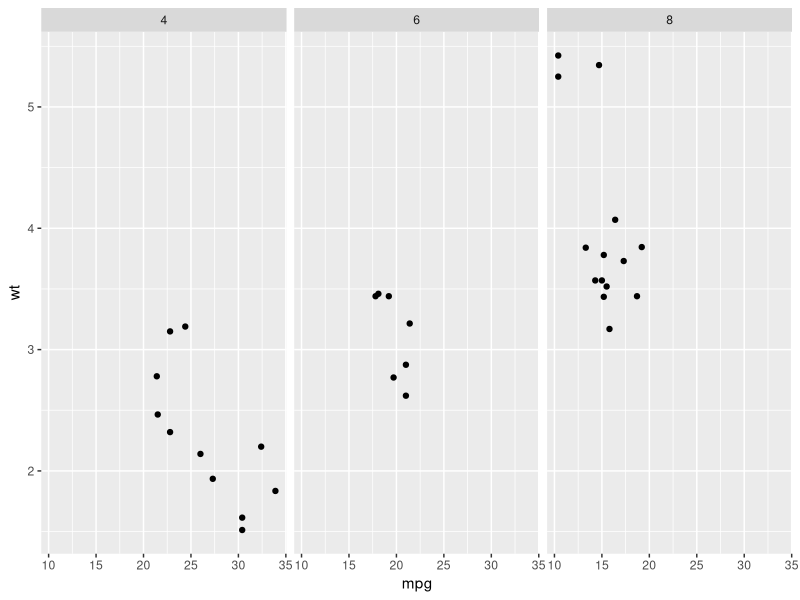
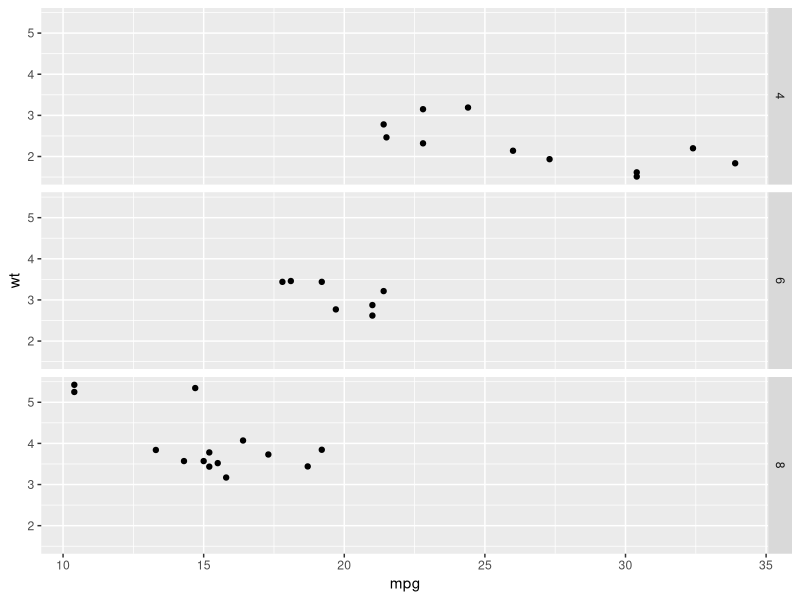
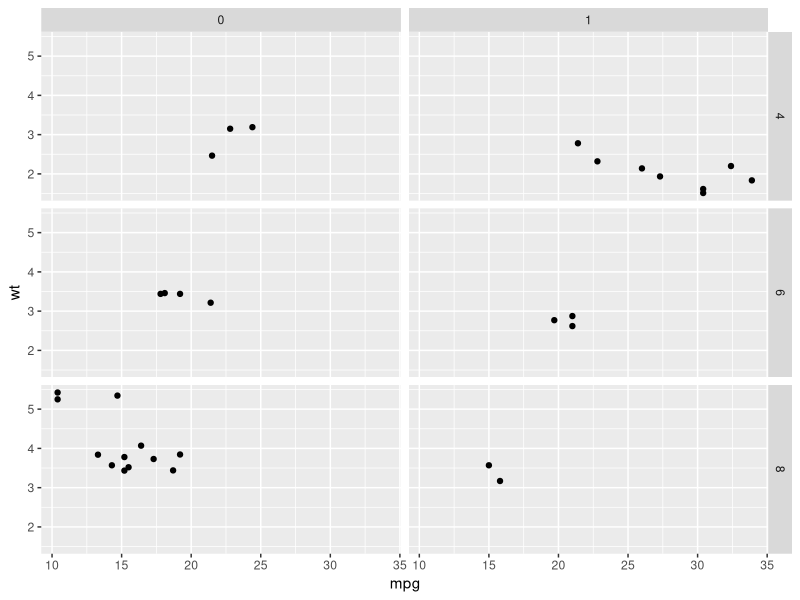
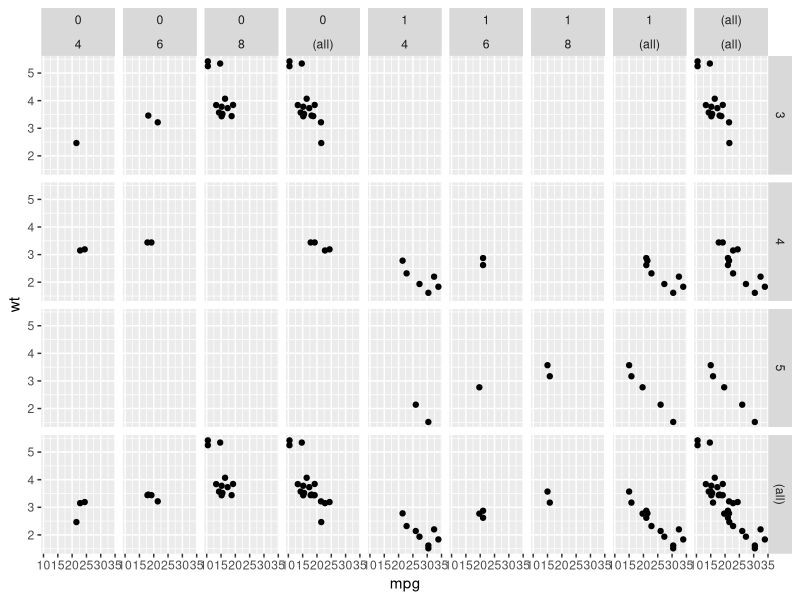
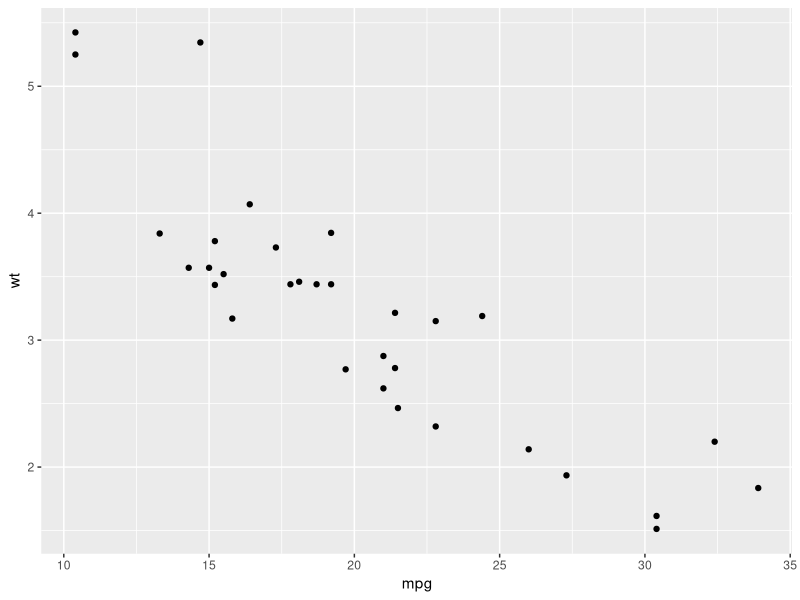
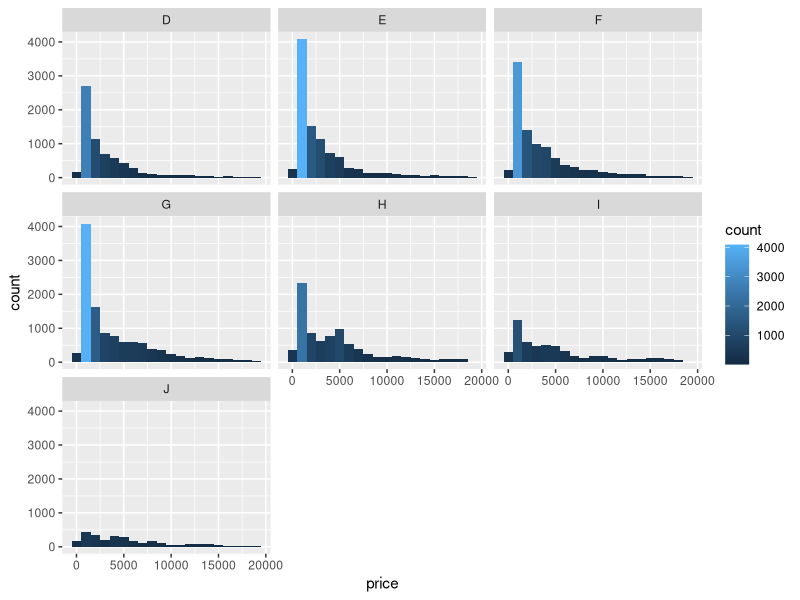
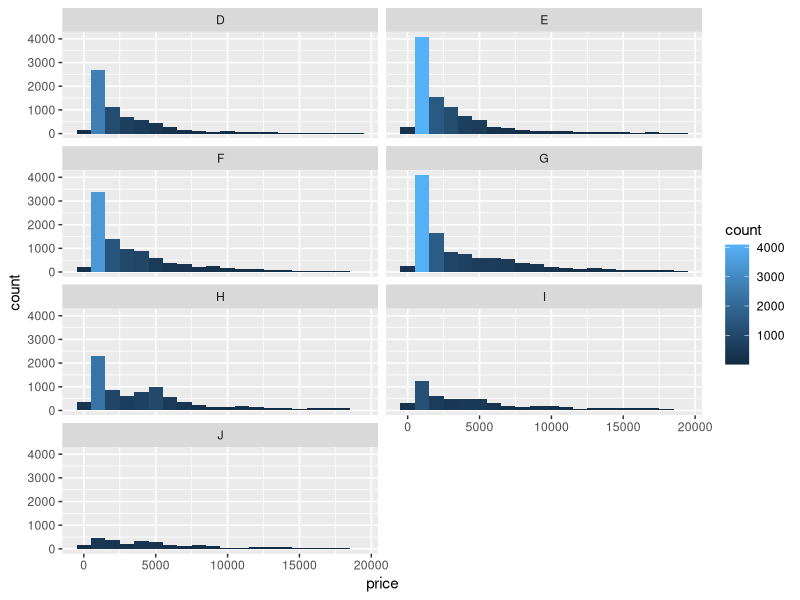
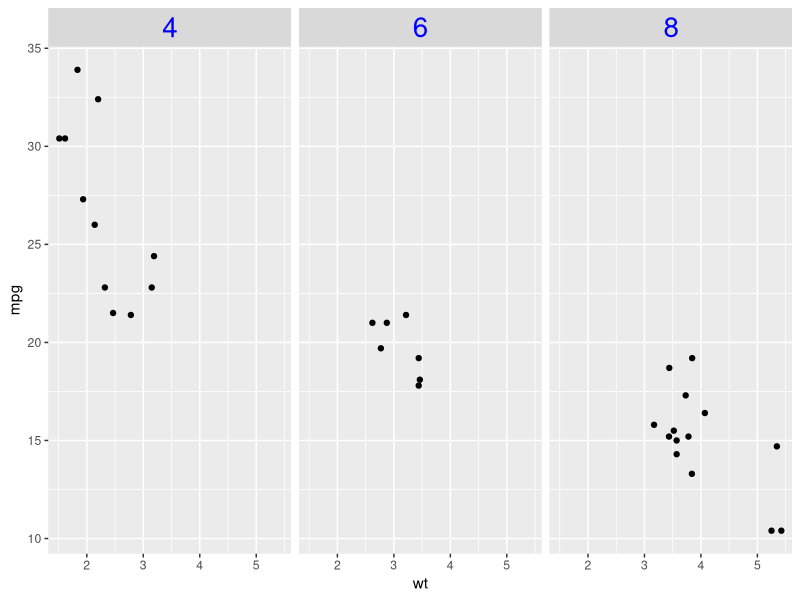

These charts were generated, in order, by the following R code: (Note: this script raises an error after producing the figures.)
if(!require(ggplot2)) install.packages("ggplot2"); library(ggplot2)

# 6.7 Faceting 함수군

# 6.7.1 facet_grid() 함수

# p492
p <- ggplot(mtcars, aes(mpg, wt))
p <- p + geom_point()
p + facet_grid(. ~ cyl)

# p493
p <- ggplot(mtcars, aes(mpg, wt))
p <- p + geom_point()
p + facet_grid(cyl ~ .)

# p495
p <- ggplot(mtcars, aes(mpg, wt))
p <- p + geom_point()
p + facet_grid(cyl ~ am)

# 연습문제 6.21
p <- ggplot(mtcars, aes(mpg, wt))
p <- p + geom_point()
p + facet_grid(gear ~ am + cyl, margins=TRUE)

# 6.7.2 facet_null() 함수

# p496 
# 연습문제 6.22
p + facet_null()

# 6.7.3 facet_wrap() 함수

# p497
# 연습문제 6.23
p <- ggplot(data = diamonds, aes(x=price))
p <- p + geom_histogram(binwidth = 1000, aes(fill=..count..))
p + facet_wrap(~ color)
p + facet_wrap(~ color, ncol=2)

# 6.7.4 label_both(), label_value() 함수

# p499
p <- ggplot(data = mtcars, aes(wt, mpg))
p <- p + geom_point()
p <- p + facet_grid(. ~ cyl)
p + theme(strip.text = element_text(size = 20, colour = "blue"))

# p500
# 연습문제 6.25
p <- ggplot(data = mtcars, aes(wt, mpg))
p <- p + geom_point()
p <- p + facet_grid(. ~ cyl, labeller="label_both")
p + theme(strip.text = element_text(size = 20, colour = "blue"))

p <- p + facet_grid(. ~ cyl, labeller="label_value")
p + theme(strip.text = element_text(size = 20, colour = "blue"))


# 6.7.5 label_parsed() 함수

# p501
mtcars$cyl2 <- factor(mtcars$cyl, labels = c("alpha^2", "beta+2", "gamma[2]"))

p <- ggplot(data = mtcars, aes(wt, mpg))
p <- p + geom_point()
p <- p + facet_grid(. ~ cyl2)
p + theme(strip.text = element_text(size = 20, colour = "blue"))

# p503
p <- ggplot(data = mtcars, aes(wt, mpg))
p <- p + geom_point()
p <- p + facet_grid(. ~ cyl2, labeller = label_parsed)
p + theme(strip.text = element_text(size = 20, colour = "blue"))


# 6.8 Position adjustments 함수군
# 6.8.1 Position_dodge() 함수

# p505
p <- ggplot(mtcars, aes(x=factor(cyl), fill=factor(vs)))
p + geom_bar()

# p506
p <- ggplot(mtcars, aes(x=factor(cyl), fill=factor(vs)))
p + geom_bar(position=position_dodge())

# 6.8.2 position_fill() 함수

# p507
p <- ggplot(mtcars, aes(x=factor(cyl), fill=factor(vs)))
p + geom_bar()

# 연습문제 6.26
p <- ggplot(mtcars, aes(x=factor(cyl), fill=factor(vs)))
p + geom_bar(position="fill")


# 6.8.3 position_stack() 함수

# p509
set.seed(2)
data.set <- data.frame(
  Time=rep(1:4, each=4),
  Type=rep(letters[1:4], times=4),
  Value=rpois(n=16, lambda=10)
)
head(data.set)

p <- ggplot(data=data.set, aes(Time, Value, colour=Type))
p + geom_line()

# 연습문제 6.27
p <- ggplot(data=data.set, aes(Time, Value, colour=Type, ymax=max(Value)))
p + geom_line(position=position_stack())

# 6.8.4 position_jitter() 함수

# p511
set.seed(5)
exam <- data.frame(
  pos.x=sample(1:5, size=500, replace=TRUE),
  pos.y=sample(1:5, size=500, replace=TRUE)
)
head(exam)
p <- ggplot(data = exam, aes(pos.x, pos.y))
p + geom_point()

# 연습문제 2.28
p + geom_point(position=position_jitter(w=0.1, h=0.1))
p + geom_point(position=position_jitter(w=0.4, h=0.4))

# 6.9 Annotation 함수군
# 6.9.1 annotate() 함수

# p513
ferrari <- mtcars[rownames(mtcars) == "Ferrari Dino",]
# 산점도 그리기
p <- ggplot(mtcars, aes(x = wt, y = mpg)) + geom_point()
p <- p + geom_point(data=ferrari, colour="red")
# 문자열로 부연 설명하기
p + annotate("text", x = ferrari$wt, y = ferrari$mpg,
             label=paste0("<-- ", rownames(ferrari)), hjust=-0.1, colour="red")

# p514
# 이상치의 영역 구하기
wt_bounds <- IQR(mtcars$wt) * c(-1.5, 1.5) + fivenum(mtcars$wt)[c(2, 4)]
mpg_bounds <- IQR(mtcars$mpg) * c(-1.5, 1.5) + fivenum(mtcars$mpg)[c(2, 4)]
# 사각형 역역 표현하기
p + annotate("rect",
             xmin = wt_bounds[1], xmax = wt_bounds[2],
             ymin = mpg_bounds[1], ymax = mpg_bounds[2], alpha = .2)

# p515
# 분할선 그리기
p + annotate("segment", x=2.5, xend=4, y=15, yend=25, colour="blue")


# 점과 선으로 중위수와 이상치가 아닌 영역 표현하기
p + annotate("pointrange", pch=15, cex=1.2,
             x = median(mtcars$wt), y = median(mtcars$mpg),
             ymin = mpg_bounds[1], ymax = mpg_bounds[2],
             colour="red")


# 6.9.2 annotation_custom() 함수

# p516
# gridExtra 패키지의 로드, 없으면 설치 후 로드
if (!require(gridExtra)) {
  install.packages("gridExtra")
  require(gridExtra)
}

# p517
# 테이블로 출력될 table 클래스 객체 생성하기
top10 <- head(mtcars[order(mtcars$mpg, decreasing=T), ], 10)
top10
table_grob <- tableGrob(top10[, c("mpg", "wt")])
head(table_grob)
# 플롯 작성하기
p <- ggplot(data=mtcars, aes(x=wt, y=mpg))
p <- p + geom_point()
p <- p + expand_limits(xmax=10)
# 테이블 타이틀 출력하기
p <- p + annotate("text", x=8.2, y=31,
                  label="Best mpg Top 10 lists", hjust=0.5, colour="red")
# 테이블 출력하기
p + annotation_custom(grob=table_grob, xmin=6, xmax=Inf, ymin=-Inf, ymax=Inf)

library(grid)
# p518
# 테이블로 출력될 table 클래스 객체 생성하기
p <- ggplot(data=mtcars, aes(x=wt, y=mpg))
p <- p + geom_point()
p <- p + expand_limits(xmax = 8)
p <- p + annotation_custom(grob=roundrectGrob(), xmin=6, xmax=8, ymin=11, ymax=34)
p + annotate("text",
             x=rep(6.2, 10), y=seq(33, 12, length.out=10),
             label=paste0("No.", seq(1, 10), " ", rownames(top10)),
             hjust=rep(0, 10), size=3.5)


# 6.9.3 annotation_logticks() 함수 

# p519
p <- ggplot(iris, aes(x = Sepal.Width, y = Sepal.Length))
p <- p + geom_point()
p + annotation_logticks(sides="trbl")

# p520
library(MASS)
library(scales)

p <- ggplot(Animals, aes(x = body, y = brain))
p <- p + geom_point()
p <- p + scale_x_log10(breaks = trans_breaks("log10", function(x) 10^x),
                       labels = trans_format("log10", math_format(10^.x)))
p <- p + scale_y_log10(breaks = trans_breaks("log10", function(x) 10^x),
                       labels = trans_format("log10", math_format(10^.x)))
p + annotation_logticks()


# 6.9.5 annotation_raster() 함수

# p522
rainbow.colors <- matrix(hcl(seq(0, 360, length = 10), 80, 70), nrow = 1)
rainbow.colors
qplot(mpg, wt, data = mtcars) +
  annotation_raster(rainbow.colors, -Inf, Inf, -Inf, Inf) +
  geom_point()

# 6.9.6 borders 함수

# p524
library(maps)
data(world.cities)
world <- map_data("world")
korea_south <- world.cities[world.cities$country == "Korea South", ]
head(korea_south)
p <- ggplot(korea_south, aes(long, lat))
p <- p + coord_map()
p <- p + borders("world", "South Korea", fill="white")
p + geom_point(aes(size = pop), colour="blue", alpha=0.8)


# 6.10 Fortify 함수군
# 6.10.1 frtity(),fortify.lm()함수

# p526
model <- lm(mpg ~ wt, data = mtcars)

p <- ggplot(data=model, aes(x=.fitted, y=.resid))
p <- p + geom_hline(yintercept=0)
p <- p + geom_point()
p + geom_smooth(se=FALSE, method=loess)

# p527
names(model)
names(fortify(model))
is.data.frame(fortify(model))

p <- ggplot(data=model, aes(x=.fitted, y=.resid))
p <- p + geom_hline(yintercept=0)
p <- p + geom_point(colour=factor(mtcars$cyl))
p + geom_smooth(se=FALSE, method=loess)

p <- ggplot(data=fortify(model, mtcars), aes(x=.fitted, y=.resid))
p <- p + geom_hline(yintercept=0)
p <- p + geom_point(aes(colour=factor(cyl)))
p + geom_smooth(se=FALSE, method=loess)


# p528
is.data.frame(fortify(model, mtcars))
names(fortify(model, mtcars))

names(ggplot2:::fortify.lm(model, mtcars))


# 6.10.2 fortity-multcomp() 함수

# p529
if (!require(multcomp)) install.packages('multcomp')
library("multcomp")

# 이원배치 분산분석 모델 생성
aov_model <- aov(breaks ~ wool + tension, data = warpbreaks)
# 튜키의 방법에 의한 다중비교
ht <- glht(aov_model, linfct=mcp(tension="Tukey"))
# wool에 대한 다중비교시
# ht <- glht(aov_model, linfct=mcp(wool="Tukey"))
ht_ci <- confint(ht)
# 분산분석 모델의 다중비교 시각화
p <- ggplot(mapping = aes(lhs, estimate))
p <- p + geom_linerange(aes(ymin = lwr, ymax = upr), data=ht_ci)
p <- p + geom_point(aes(size=p), data=summary(ht))
p + scale_size(trans="reverse")


# 6.10.3 fortify.map() 함수

# p530
library(maps)
ca <- map("county", "ca", plot = FALSE, fill = TRUE)
p <- ggplot(data=ca, aes(x=long, y=lat, group=group))
p + geom_polygon(colour = I("white"))


# 6.10.4 fortify.sp() 함수
#지도 데이터 다운로드 : http://www.gadm.org

# p532
# library(sp)
# library(maptools)
# korea <- readShapePoly("map/KOR_adm/KOR_adm2.shp")
# p <- ggplot(korea, aes(x=long, y=lat, group=group))
# p + geom_polygon(colour="black", fill="white")


# 6.11 Themes 함수군

# 6.11.1 theme() 함수

# p536
p <- ggplot(data=subset(diamonds, color=="J"), aes(x=carat, y=price, colour=clarity))
p <- p + geom_point()
p <- p + ggtitle("Diamond plot (color=J)")
p

p + theme(title=element_text(family="Arial", size=14, colour="blue"))

# p538
p + theme(plot.title=element_text(family="Arial", size=14, colour="blue"))

p + theme(title=element_text(family="Arial", size=14),
          plot.title=element_text(colour="blue"))

# p540
p <- ggplot(data=subset(diamonds, color=="J"), aes(x=carat, y=price, colour=clarity))
p <- p + geom_point()
p <- p + ggtitle("Diamond plot")
p <- p + theme(title=element_text(family="Arial", size=14))
p + theme(plot.title=element_text(colour="blue"))

p <- ggplot(mtcars, aes(x=rownames(mtcars), y=mpg))
p <- p + geom_bar(stat="identity", aes(fill=cyl), colour="black")
p <- p + ggtitle("Car MPG")
p <- p + xlab("Car models") + ylab("Mile per Gallon")
p <- p + scale_fill_gradient(low="#c3e9df", high="#063a2c")
base.p <- p
base.p

# p541
base.p + theme(axis.text.x = element_text(angle=45, vjust=1, hjust=1))

# p542
p <- base.p + ylab("Mile\nper\nGallon")
p <- p + theme(plot.title = element_text(face="bold", size=20))
p <- p + theme(axis.title.x = element_text(face="bold", colour="#333333", size=14))
p <- p + theme(axis.title.y = element_text(angle = 0, face="bold", colour="#333333", size=14))
p2 <- p + theme(axis.text.x = element_text(angle = 45, vjust=1, hjust=1, size=12))
p2

# p543
library(grid)
p <- p2 + scale_fill_gradient(low="#c3e9df", high="#063a2c", guide=guide_legend(title="Cylinder"))
p <- p + theme(legend.background = element_rect(linetype="dotted", colour="#333333", fill="#eeeeee"))
p3 <- p + theme(legend.key.size = unit(10, "mm"))
p3

# 6.11.2 theme_*() 함수들

# 6.11.2.1 theme_bw() 함수

# p544
p <- p3 + theme(panel.background = element_rect(fill="#eeeeff"))
p <- p + theme(plot.background = element_rect(fill="#eeeeee"))
p

# p545
p <- p3 + theme(panel.background = element_rect(fill="#eeeeff"))
p <- p + theme(plot.background = element_rect(fill="#eeeeee"))
p + theme_bw()


# 6.11.2.3 테마 함수 정의하기

# p548
theme_mine <- function (base_size = 12, base_family = "") {
  theme_grey(base_size = base_size, base_family = base_family) %+replace%
    theme(plot.title = element_text(face="bold", size=20),
          axis.title.x = element_text(face="bold", colour="#333333", size=14),
          axis.title.y = element_text(angle = 0, face="bold", colour="#333333", size=14),
          axis.text.x = element_text(angle = 45, vjust=1, hjust=1, size=12),
          legend.background = element_rect(linetype="dotted", colour="#333333", fill="#eeeeee"),
          legend.key.size = unit(10, "mm")
    )
}

# 연습문제 6.30
p <- ggplot(mtcars, aes(x=rownames(mtcars), y=mpg))
p <- p + geom_bar(stat="identity", aes(fill=cyl), colour="black")
p <- p + ggtitle("Car MPG")
p <- p + xlab("Car models") + ylab("Mile\nper\nGallon")
p <- p + scale_fill_gradient(low="#c3e9df", high="#063a2c", guide=guide_legend(title = "Cylinder"))
p + theme_mine()


# 6.11.3 테마 조작 함수

#6.11.3.1 theme_get() 함수

# p550
# 앞서 만들어 놓았던 p3 ggplot 객체를 시각화 함
p3
# 현재 전역 테마 설정을 조회하여 저장함
my.theme <- theme_get()
# my.theme의 객체가 무엇일까?
is(my.theme)
# my.theme의 객체가 리스트 객체일까?
is.list(my.theme)
# 테마 요소들의 이름 조회
names(my.theme)
# 테마에서 x-축의 틱 라벨의 설정 조회
my.theme$axis.text.x


# 6.11.3.2 theme_set() 함수

# p551
# 연습문제 6.31
# theme_bw() 테마 적용
old.theme <- theme_set(theme_bw())
# p3 ggplot 객체의 시각화
p3
# old.theme 객체가 theme 클래스 객체인가?
is(old.theme)
# old.theme 테마의 패싯(facets)의 배경색
old.theme$panel.background$fill
# 현재 테마의 패싯(facets)의 배경색
theme_get()$panel.background$fill

# p552
# theme_mine() 테마 적용
theme_set(theme_mine())
p <- ggplot(data=subset(diamonds, color=="J"),
            aes(x=carat, y=price, colour=clarity))
p <- p + geom_point()
p <- p + ggtitle("Diamond plot (color=J)")
p

# p553
# 연습문제 6.32
# my.theme theme 객체를 테마로 적용
theme_set(my.theme)
p <- ggplot(data=subset(diamonds, color=="J"),
            aes(x=carat, y=price, colour=clarity))
p <- p + geom_point()
p <- p + ggtitle("Diamond plot (color=J)")
p


# 6.11.3.3 theme_update() 함수

# p554
theme_set(theme_mine())
p <- ggplot(mtcars, aes(x=rownames(mtcars), y=mpg))
p <- p + geom_bar(stat="identity", aes(fill=cyl))
# 현재 테마의 panel.background 요소
theme_get()$panel.background
# 테마의 수정
theme_update(panel.background = element_rect(colour = "blue"))
#theme_update(panel.background = element_rect(colour = "blue", fill="grey90"))
# 수정된 테마의 panel.background 요소
theme_get()$panel.background
p

# 6.11.4 element_*()함수

# 6.11.4.2 element_line() 함수

# p557
theme_update(axis.text.y=element_text(size=17))
theme_update(panel.background = element_rect(colour = "black"))
d <- data.frame(lt=c("blank", "solid", "dashed", "dotted", "dotdash", "longdash", "twodash", "1F2F3F", "1F"))
p <- ggplot()
p <- p + scale_x_continuous(name="", limits=c(0,1), breaks=NULL)
p <- p + scale_y_discrete(name="")
p <- p + scale_linetype_identity()
p + geom_segment(data=d, mapping=aes(x=0, xend=1, y=lt, yend=lt, linetype=lt))

# p558
theme_set(theme_bw())
df1 <- data.frame(x=c(0,2,0), y=c(0,1,2))
df2 <- data.frame(x=c(0,1,2), l=c("round", "butt", "square"))
ggplot() +
  geom_path(data=df1, mapping=aes(x=x, y=y), size=10, lineend="round") +
  geom_path(data=df1, mapping=aes(x=x+1, y=y), size=10, lineend="butt") +
  geom_path(data=df1, mapping=aes(x=x+2, y=y), size=10, lineend="square") +
  geom_path(data=df1, mapping=aes(x=x, y=y), size=1, color="white") +
  geom_path(data=df1, mapping=aes(x=x+1, y=y), size=1, color="white") +
  geom_path(data=df1, mapping=aes(x=x+2, y=y), size=1, color="white") +
  geom_text(data=df2, mapping=aes(x=x+0.15, y=0, label=l), hjust=0, vjust=1.2)

# 6.11.4.5 calc_element() 함수

# p559
thm <- theme_grey()
calc_element('text', thm)

# 6.11.5 기타 theme 함수

# p560
thm <- theme_bw()
is.theme(thm)

theme_set(theme_gray())
p <- ggplot(data=iris, aes(x=Sepal.Length, y=Sepal.Width))
p <- p + geom_point()
p <- p + theme(axis.title.x=element_text(size=rel(2.5)))
p + theme(axis.title.y=element_text(size=rel(2.5)))

# 6.12 Aesthetics 함수군

# 6.12.1 aes() 함수

# p562
p <- ggplot(data=iris, mapping=aes(x=Sepal.Length, y=Sepal.Width))
p + geom_point()

# p563
p <- ggplot(data=iris)
p + geom_point(mapping=aes(x=Sepal.Length, y=Sepal.Width))

p <- ggplot(data=iris)
p <- p + xlab("Length") + ylab("Width")
p <- p + geom_point(mapping=aes(x=Sepal.Length, y=Sepal.Width), colour="blue", pch=19)
p <- p + geom_point(mapping=aes(x=Petal.Length, y=Petal.Width), colour="red", pch=17)
p

# p564
p <- ggplot(data=iris)
p + geom_point(mapping=aes(x=Sepal.Length, y=Sepal.Width, colour=Species))

# p565
p <- ggplot(data=iris)
p + geom_point(mapping=aes(x=Sepal.Length, y=Sepal.Width, colour=Species, size=Petal.Length))

# 6.12.2 aes_all() 함수

# p566
# 데이터 프레임 생성
df <- as.data.frame(cbind(x=mtcars$qsec, y=mtcars$mpg, label=rownames(mtcars)))
names(df)
# aes_all() 함수를 이용한 데이터 매핑
p <- ggplot(df, aes_all(c("x", "y", "label")))
p + geom_text()

df <- as.data.frame(cbind(x=mtcars$qsec, y=mtcars$mpg, label=rownames(mtcars)))
p <- ggplot(df, aes_all(names(df)))
p + geom_text()

# 6.12.3 aes_auto() 함수

# p567
df <- with(iris, data.frame(
  x=Sepal.Length,
  y=Sepal.Width,
  colour=Species,
  label=as.character(Species))
)
p <- ggplot(df, aes_auto(df))
p + geom_text()

# 6.12.4 aes_string() 함수

# p568
p <- ggplot(mtcars, aes(x=mpg, y=qsec))
p + geom_point()

# p569
prefix <- "var"
df <- as.data.frame(cbind(mtcars$mpg, mtcars$qsec))
names(df)
names(df) <- paste0(prefix, 1:NCOL(df))
names(df)
p <- ggplot(df, aes_string(x=paste0(prefix, 1), y=paste0(prefix, 2)))
p + geom_point()

# 6.14 ggplot2에서 한글 사용하기

# 6.14.1 Mac/Linux

# p571
# 한글 폰트의 지정
par(family="나눔고딕", cex=1.3)
# 막대 그래프 그리기
p <- ggplot(data=mtcars, aes(x=rownames(mtcars), y=mpg))
p <- p + geom_bar(stat="identity", colour="gray", fill="blue", alpha=0.75)
p <- p + coord_flip()
p <- p + xlab("자동차 모델")
p <- p + ylab("연비(마일)")
p <- p + ggtitle("자동차 모델별 연비 현황")
p

# p572
# 막대 그래프 그리기
p <- ggplot(data=mtcars, aes(x=rownames(mtcars), y=mpg))
p <- p + geom_bar(stat="identity", colour="gray", fill="blue", alpha=0.75)
p <- p + coord_flip()
p <- p + xlab("자동차 모델")
p <- p + ylab("연비(마일)")
p <- p + ggtitle("자동차 모델별 연비 현황")
# 한글 출력을 위한 테마 설정
p <- p + theme(title=element_text(family="나눔고딕", face="bold", size=18))
p

# 6.14.2 windows

# p573
# 막대 그래프 그리기
p <- ggplot(data=mtcars, aes(x=rownames(mtcars), y=mpg))
p <- p + geom_bar(stat="identity", colour="gray", fill="blue", alpha=0.75)
p <- p + coord_flip()
p <- p + xlab("자동차 모델")
p <- p + ylab("연비(마일)")
p <- p + ggtitle("자동차 모델별 연비 현황")
p
# 한글 출력을 위한 테마 설정

p <- p + theme(title=element_text(family="나눔고딕", face="bold", size=18))
p

# p574
nanumgothic <- windowsFont("나눔고딕")
windowsFonts(nanumgothic=nanumgothic)

p <- ggplot(data=mtcars, aes(x=rownames(mtcars), y=mpg))
p <- p + geom_bar(stat="identity", colour="gray", fill="blue", alpha=0.75)
p <- p + coord_flip()
p <- p + xlab("자동차 모델")
p <- p + ylab("연비(마일)")
p <- p + ggtitle("자동차 모델별 연비 현황")
# 한글 출력을 위한 테마 설정
p <- p + theme(title=element_text(family="nanumgothic", face="bold", size=18))
p
